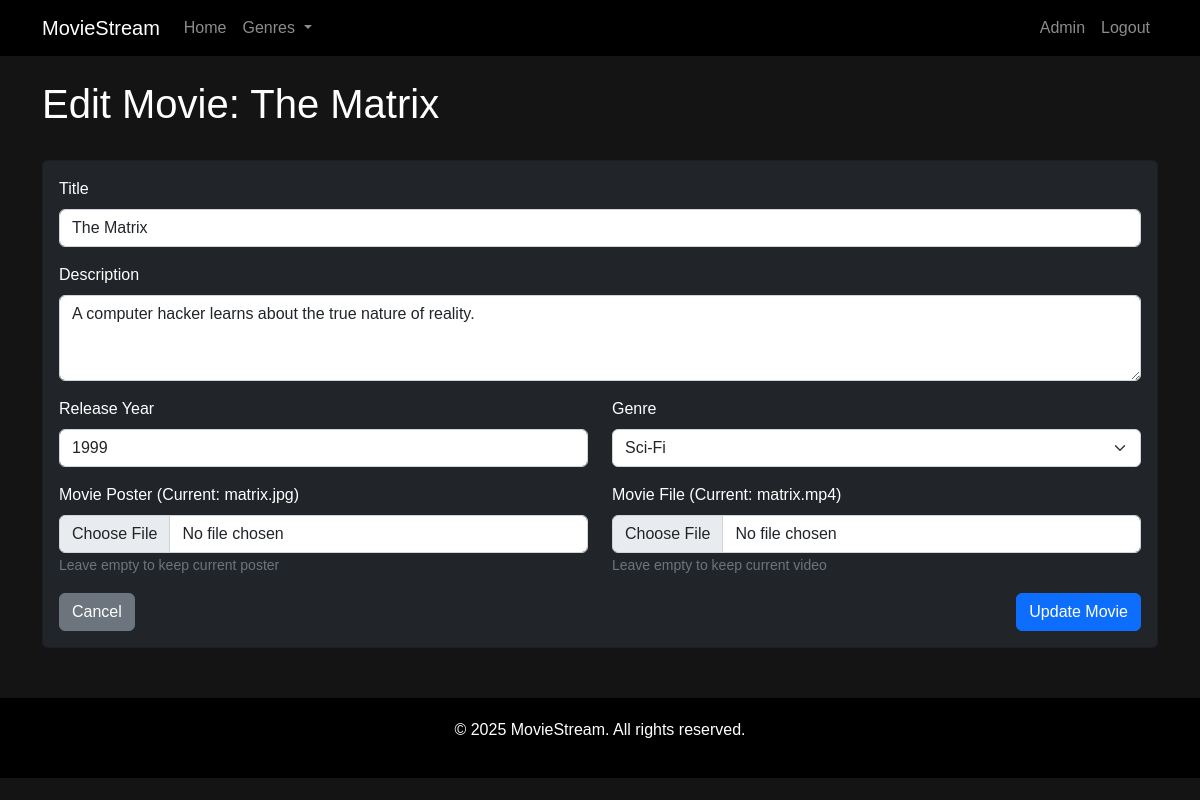
The page /admin/edit_movie/1 (signed in) on the database its author committed.
### app.py (models this page shows, shortened)
class Movie(db.Model):
    id = db.Column(db.Integer, primary_key=True)
    title = db.Column(db.String(100), nullable=False)
    description = db.Column(db.Text, nullable=False)
    release_year = db.Column(db.Integer, nullable=False)
    genre = db.Column(db.String(50), nullable=False)
    poster_path = db.Column(db.String(200), nullable=False)
    video_path = db.Column(db.String(200), nullable=False)
    date_added = db.Column(db.DateTime, default=datetime.utcnow)

### app.py (the view, shortened to what this page needs)
@app.route('/admin/edit_movie/<int:movie_id>', methods=['GET', 'POST'])
def edit_movie(movie_id):
    if 'user_id' not in session:
        return redirect(url_for('login'))
    user = User.query.get(session['user_id'])
    if not user.is_admin:
        flash('Access denied')
        return redirect(url_for('index'))
    movie = Movie.query.get_or_404(movie_id)
    return render_template('admin/edit_movie.html', movie=movie)

### app.py (called while the page is built)
@app.context_processor
def utility_processor():
    def get_user():
        if 'user_id' in session:
            return User.query.get(session['user_id'])
        return None
    return dict(get_user=get_user)

### templates/admin/edit_movie.html (shortened to what this page needs)
{% extends 'base.html' %}
{% block content %}
<div class="row">
    <div class="col-12 mb-4">
        <h1>Edit Movie: {{ movie.title }}</h1>
    </div>
</div>
<div class="row">
    <div class="col-12">
        <div class="card bg-dark">
            <div class="card-body">
                <form method="POST" action="{{ url_for('edit_movie', movie_id=movie.id) }}" enctype="multipart/form-data">
                    <div class="mb-3">
                        <label for="title" class="form-label">Title</label>
                        <input type="text" class="form-control" id="title" name="title" value="{{ movie.title }}" required>
                    </div>
                    <div class="mb-3">
                        <label for="description" class="form-label">Description</label>
                        <textarea class="form-control" id="description" name="description" rows="3" required>{{ movie.description }}</textarea>
                    </div>
                    <div class="row">
                        <div class="col-md-6 mb-3">
                            <label for="release_year" class="form-label">Release Year</label>
                            <input type="number" class="form-control" id="release_year" name="release_year" min="1900" max="2099" value="{{ movie.release_year }}" required>
                        </div>
                        <div class="col-md-6 mb-3">
                            <label for="genre" class="form-label">Genre</label>
                            <select class="form-select" id="genre" name="genre" required>
                                <option value="Sci-Fi" {% if movie.genre == 'Sci-Fi' %}selected{% endif %}>Sci-Fi</option>
                            </select>
                        </div>
                    </div>
                    <div class="row mb-3">
                        <div class="col-md-6">
                            <label for="poster" class="form-label">Movie Poster (Current: {{ movie.poster_path }})</label>
                            <input type="file" class="form-control" id="poster" name="poster" accept="image/*">
                            <small class="form-text text-muted">Leave empty to keep current poster</small>
                        </div>
                        <div class="col-md-6">
                            <label for="video" class="form-label">Movie File (Current: {{ movie.video_path }})</label>
                            <input type="file" class="form-control" id="video" name="video" accept="video/*">
                            <small class="form-text text-muted">Leave empty to keep current video</small>
                        </div>
                    </div>
                    <div class="d-flex justify-content-between">
                        <a href="{{ url_for('admin_dashboard') }}" class="btn btn-secondary">Cancel</a>
                        <button type="submit" class="btn btn-primary">Update Movie</button>
                    </div>
                </form>
            </div>
        </div>
    </div>
</div>
{% endblock %}

### templates/base.html (style rules this page uses)
body { background-color: #141414; color: #fff; font-family: 'Arial', sans-serif; }

### rows shown on the page
Movie: title "The Matrix", description "A computer hacker learns about the true nature of reality.", release_year "1999", genre "Sci-Fi", poster_path "matrix.jpg", video_path "matrix.mp4"
